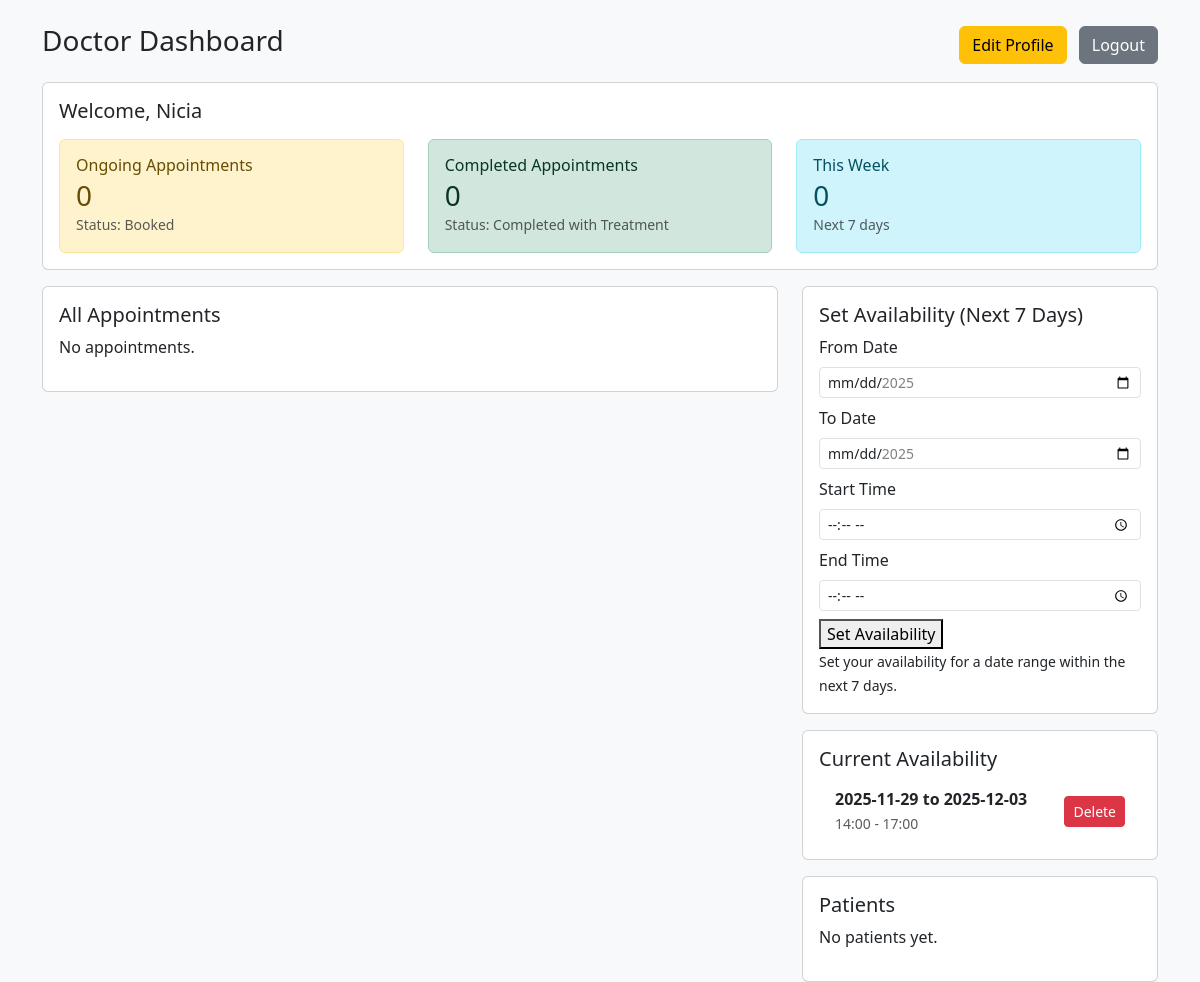
/doctor/dashboard (signed in), run on the app's committed database.
### models.py (models this page shows, shortened)
class Doctor(db.Model):
    __tablename__ = 'doctor'
    id = db.Column(db.Integer, primary_key=True)
    name = db.Column(db.String(150), nullable=False)
    email = db.Column(db.String(150), unique=True, nullable=False)
    phone = db.Column(db.String(50))
    department_id = db.Column(db.Integer, db.ForeignKey('department.id'), nullable=True)
    specialization = db.Column(db.String(150))
    password_hash = db.Column(db.String(255), nullable=False)
    is_blacklisted = db.Column(db.Boolean, default=False)
    created_at = db.Column(db.DateTime, default=datetime.utcnow)
    department = db.relationship('Department', back_populates='doctors')
    appointments = db.relationship('Appointment', back_populates='doctor', cascade='all, delete-orphan')
    availability = db.relationship('DoctorAvailability', back_populates='doctor', cascade='all, delete-orphan')

class DoctorAvailability(db.Model):
    __tablename__ = 'doctor_availability'
    id = db.Column(db.Integer, primary_key=True)
    doctor_id = db.Column(db.Integer, db.ForeignKey('doctor.id'), nullable=False)
    start_date = db.Column(db.String(10), nullable=False)    # 'YYYY-MM-DD' - from date
    end_date = db.Column(db.String(10), nullable=False)      # 'YYYY-MM-DD' - to date
    start_time = db.Column(db.String(5), nullable=False)  # 'HH:MM'
    end_time = db.Column(db.String(5), nullable=False)    # 'HH:MM'
    created_at = db.Column(db.DateTime, default=datetime.utcnow)
    doctor = db.relationship('Doctor', back_populates='availability')
    doctor = db.relationship('Doctor', back_populates='availability')

### controllers/control_auth.py (the view)
@app.route('/doctor/dashboard')
@role_required('doctor')
def doctor_dashboard():
    doc_id = session.get('user_id')
    doctor = Doctor.query.get(doc_id)
    upcoming = []
    week_appts = []
    booked_count = 0
    completed_count = 0
    try:
        from models import Appointment, DoctorAvailability, Patient, Treatment
        upcoming = Appointment.query.filter_by(doctor_id=doc_id).order_by(Appointment.date.asc(), Appointment.time.asc()).all()
        booked_count = len([a for a in upcoming if a.status == 'Booked'])
        completed_count = len([a for a in upcoming if a.status == 'Completed'])
        from datetime import datetime, timedelta
        today = datetime.utcnow().date()
        week_end = today + timedelta(days=7)
        def in_next_week(a_date_str):
            try:
                d = datetime.strptime(a_date_str, '%Y-%m-%d').date()
                return today <= d <= week_end
            except Exception:
                return False
        week_appts = [a for a in upcoming if in_next_week(a.date)]
        availability = DoctorAvailability.query.filter_by(doctor_id=doc_id).all()
        patient_ids = sorted({a.patient_id for a in upcoming})
        patients = Patient.query.filter(Patient.id.in_(patient_ids)).all() if patient_ids else []
        treatments = {}
        for a in upcoming:
            t = Treatment.query.filter_by(appointment_id=a.id).first()
            if t:
                treatments[a.id] = t
        patients_info = {}
        for a in upcoming:
            p = Patient.query.get(a.patient_id)
            if p:
                patients_info[a.id] = p
    except Exception:
        upcoming = []
        week_appts = []
        patients = []
        treatments = {}
        patients_info = {}
        availability = []
    return render_template('doctor/dashboard.html', doctor=doctor, upcoming=upcoming, week_appts=week_appts, patients=patients, treatments=treatments, patients_info=patients_info, booked_count=booked_count, completed_count=completed_count, availability=availability)

### controllers/control_auth.py (called while the page is built, shortened)
def role_required(required_role):
    from functools import wraps
    def wrapper(f):
        @wraps(f)
        def decorated(*args, **kwargs):
            if 'role' not in session:
                flash("Please login to continue.", "warning")
                return redirect(url_for('login'))
            return f(*args, **kwargs)
        return decorated
    return wrapper

### templates/doctor/dashboard.html (shortened to what this page needs)
<!doctype html>
<html>
  <head>
    <link href="https://cdn.jsdelivr.net/npm/bootstrap@5.3.0/dist/css/bootstrap.min.css" rel="stylesheet">
  </head>
  <body class="bg-light">
    <div class="container mt-4">
      <div class="d-flex justify-content-between align-items-center">
        <h3>Doctor Dashboard</h3>
        <div>
          <a class="btn btn-warning me-2" href="{{ url_for('doctor_profile') }}">Edit Profile</a>
          <a class="btn btn-secondary" href="{{ url_for('logout') }}">Logout</a>
        </div>
      </div>
      <div class="card mt-3 mb-3">
        <div class="card-body">
          <h5>Welcome, {{ doctor.name if doctor else 'Doctor' }}</h5>
          <div class="row mt-3">
            <div class="col-md-4">
              <div class="alert alert-warning mb-0">
                <h6 class="mb-1">Ongoing Appointments</h6>
                <h3 class="mb-0">{{ booked_count }}</h3>
                <small class="text-muted">Status: Booked</small>
              </div>
            </div>
            <div class="col-md-4">
              <div class="alert alert-success mb-0">
                <h6 class="mb-1">Completed Appointments</h6>
                <h3 class="mb-0">{{ completed_count }}</h3>
                <small class="text-muted">Status: Completed with Treatment</small>
              </div>
            </div>
            <div class="col-md-4">
              <div class="alert alert-info mb-0">
                <h6 class="mb-1">This Week</h6>
                <h3 class="mb-0">{{ week_appts|length }}</h3>
                <small class="text-muted">Next 7 days</small>
              </div>
            </div>
          </div>
        </div>
      </div>
      <div class="row">
        <div class="col-md-8">
          <div class="card mb-3">
            <div class="card-body">
              <h5>All Appointments</h5>
              {% if upcoming %}
                <div class="accordion" id="appointmentAccordion">
                  {% for a in upcoming %}
                    <div class="accordion-item">
                      <h2 class="accordion-header">
                        <button class="accordion-button {% if a.status == 'Completed' %}collapsed{% endif %}" type="button" data-bs-toggle="collapse" data-bs-target="#appt{{ a.id }}">
                          <div class="d-flex justify-content-between w-100">
                            <span>
                              <strong>Appt #{{ a.id }}</strong> —
                              {% if patients_info.get(a.id) %}
                                {{ patients_info[a.id].name }}
                              {% else %}
                                Patient #{{ a.patient_id }}
                              {% endif %}
                              ({{ a.date }} {{ a.time }})
                            </span>
                            <span class="ms-3">
                              {% if treatments.get(a.id) %}
                                <span class="badge bg-success">✓ Treatment Added</span>
                              {% else %}
                                <span class="badge bg-{{ 'warning' if a.status == 'Booked' else 'success' if a.status == 'Completed' else 'danger' }}">{{ a.status }}</span>
                              {% endif %}
                            </span>
                          </div>
                        </button>
                      </h2>
                      <div id="appt{{ a.id }}" class="accordion-collapse collapse {% if a.status != 'Completed' %}show{% endif %}" data-bs-parent="#appointmentAccordion">
                        <div class="accordion-body">
                          <div class="mb-3">
                            <h6><strong>Patient Issue/Reason:</strong></h6>
                            <p class="text-muted">{{ a.reason }}</p>
                          </div>
                          {% if a.status == 'Completed' and treatments.get(a.id) %}
                            <div class="alert alert-info mb-3">
                              <h6 class="alert-heading">Treatment Details</h6>
                              <div class="mt-2">
                                <p><strong>Diagnosis:</strong></p>
                                <p>{{ treatments[a.id].diagnosis }}</p>
                              </div>
                              {% if treatments[a.id].prescription %}
                                <div class="mt-2">
                                  <p><strong>Prescription:</strong></p>
                                  <p>{{ treatments[a.id].prescription }}</p>
                                </div>
                              {% endif %}
                              {% if treatments[a.id].notes %}
                                <div class="mt-2">
                                  <p><strong>Notes:</strong></p>
                                  <p>{{ treatments[a.id].notes }}</p>
                                </div>
                              {% endif %}
                            </div>
                          {% endif %}
                          <div class="mt-3">
                            {% if not treatments.get(a.id) %}
                              <a class="btn btn-sm btn-success" href="{{ url_for('doctor_add_treatment', appt_id=a.id) }}">Add Treatment</a>
                            {% else %}
                              <a class="btn btn-sm btn-warning" href="{{ url_for('doctor_add_treatment', appt_id=a.id) }}">Edit Treatment</a>
                            {% endif %}
                            <form method="post" action="{{ url_for('doctor_update_appointment_status', appt_id=a.id) }}" class="d-inline me-2">
                              <select name="status" class="form-select form-select-sm d-inline" style="width:130px; display:inline-block;">
                                <option value="Booked" {% if a.status == 'Booked' %}selected{% endif %}>Booked</option>
                                <option value="Completed" {% if a.status == 'Completed' %}selected{% endif %}>Completed</option>
                                <option value="Cancelled" {% if a.status == 'Cancelled' %}selected{% endif %}>Cancelled</option>
                              </select>
                              <button class="btn btn-sm btn-primary" type="submit">Update Status</button>
                            </form>
                            <a class="btn btn-sm btn-info" href="{{ url_for('doctor_view_patient_history', pat_id=a.patient_id) }}">Patient History</a>
                          </div>
                        </div>
                      </div>
                    </div>
                  {% endfor %}
                </div>
              {% else %}
                <p>No appointments.</p>
              {% endif %}
            </div>
          </div>
        </div>
        <div class="col-md-4">
          <div class="card mb-3">
            <div class="card-body">
              <h5>Set Availability (Next 7 Days)</h5>
              <form method="post" action="{{ url_for('doctor_add_availability') }}">
                <div class="mb-2">
                  <label class="form-label">From Date</label>
                  <input type="date" name="start_date" class="form-control form-control-sm" id="startDate" required>
                </div>
                <div class="mb-2">
                  <label class="form-label">To Date</label>
                  <input type="date" name="end_date" class="form-control form-control-sm" id="endDate" required>
                </div>
                <div class="mb-2">
                  <label class="form-label">Start Time</label>
                  <input type="time" name="start_time" class="form-control form-control-sm" required>
                </div>
                <div class="mb-2">
                  <label class="form-label">End Time</label>
                  <input type="time" name="end_time" class="form-control form-control-sm" required>
                </div>
                <div class=\"d-grid\">
                  <button class=\"btn btn-success\" type=\"submit\">Set Availability</button>
                </div>
              </form>
              <small class=\"text-muted mt-2 d-block\">Set your availability for a date range within the next 7 days.</small>
            </div>
          </div>
          <div class="card mb-3">
            <div class="card-body">
              <h5>Current Availability</h5>
              {% if availability %}
                <div class="list-group list-group-flush">
                  {% for avail in availability %}
                    <div class="list-group-item">
                      <div class="d-flex justify-content-between align-items-center">
                        <div>
                          <strong>{{ avail.start_date }} to {{ avail.end_date }}</strong><br>
                          <small class="text-muted">{{ avail.start_time }} - {{ avail.end_time }}</small>
                        </div>
                        <a href="{{ url_for('doctor_delete_availability', avail_id=avail.id) }}" class="btn btn-sm btn-danger" onclick="return confirm('Delete this availability?')">Delete</a>
                      </div>
                    </div>
                  {% endfor %}
                </div>
              {% else %}
                <p class="text-muted">No availability set yet.</p>
              {% endif %}
            </div>
          </div>
          <div class="card">
            <div class="card-body">
              <h5>Patients</h5>
              {% if patients %}
                <ul class="list-group list-group-flush">
                  {% for p in patients %}
                    <li class="list-group-item">{{ p.name }} (ID {{ p.id }})</li>
                  {% endfor %}
                </ul>
              {% else %}
                <p>No patients yet.</p>
              {% endif %}
            </div>
          </div>
        </div>
      </div>
    </div>
  </body>
</html>

### data on the page
Doctor: name "Nicia"
DoctorAvailability: start_date "2025-11-29", end_date "2025-12-03", start_time "14:00", end_time "17:00"

### other printed values
{{ booked_count }} "0"
{{ completed_count }} "0"
{{ week_appts|length }} "0"
